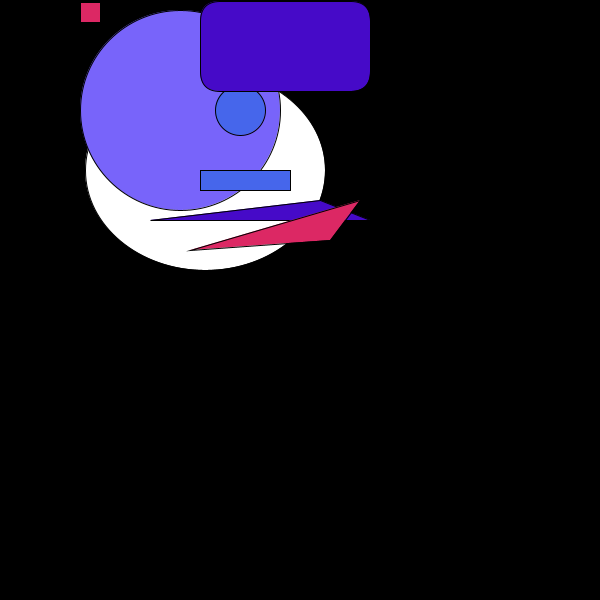
Frame 1 (no input)
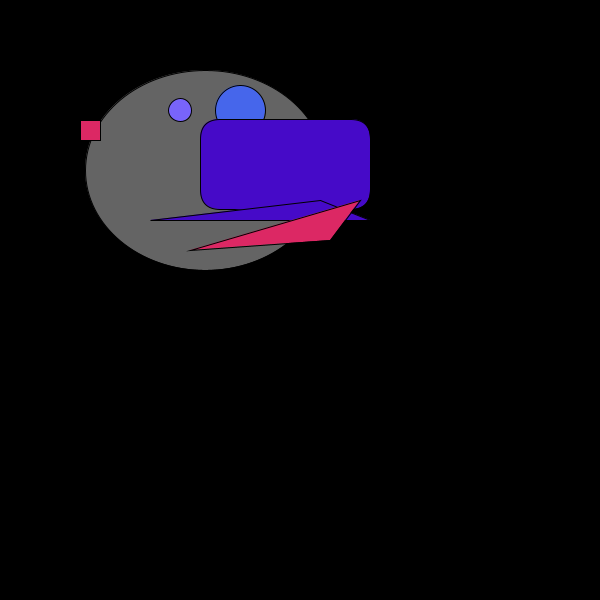
Frame 60 (the mouse pressed at the canvas centre just before this capture)
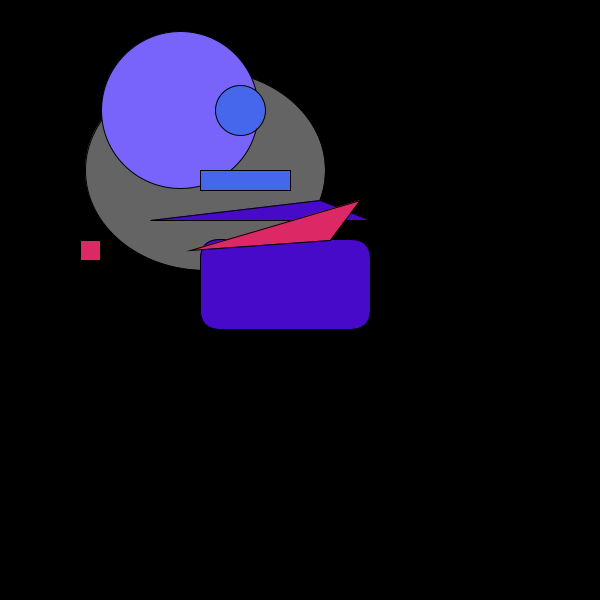
Frame 120 (the mouse held since frame 60 and released just before this capture)

The Processing sketch that drew these frames (run headless with seeded random() and noise(); from frame 60 on, the mouse is pressed at the canvas centre):

// Processing sketch: animated_creature
// ── animated_creature.pde
int x = 0;
int y = 0;
int dx = 90;

float f = 200;

int a = 50;
int b = 60;
int c = 30;
int d = 57;

//TAKE CODE FROM REVERSE VARIABLES PRACTICE!!!!

void setup(){
  size(600,600);
}

void draw() {
  background(0);
  //face
  ellipse(205, 170, 240, 200);
  fill(230, 210, 205);
//eyes 
//circle(180, 110, 50);
fill(120,100,250);
circle(180,110,f);
  f = f - 3;
//x = x + dx;
//y = y +3;

//if (x >= 600) {
//  dx = 600;
//}
  
  y = y + 1;
  if (y == 1000) { 
    y = 0;
  }
  
fill(70,102,235);
circle(240,110,50);
fill(70, 102, 235);
//mouth
rect(200, 170, 90, 20);
fill(70, 10, 200);
rect(200,y,170,90,20);
  y = y + 1;
  if (y == 1000) { 
    y = 0;
  }

//legs
triangle(150, 220, 370, 220, 320, 200);
fill(220, 40, 100);
triangle(190, 250, 330, 240, 360, 200);
fill(220, 40, 100);

//tail
square(80, y, 20);
fill(100);
if (keyPressed) {
    square(240,110,50);
  } else {
  square(200,0,0);
  }
  
  
  
}
